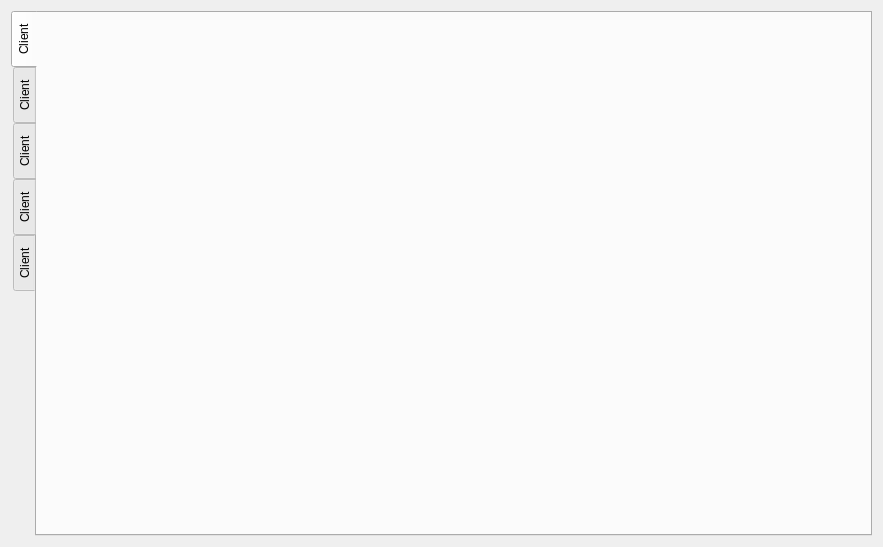
<?xml version="1.0" encoding="UTF-8"?>
<ui version="4.0">
 <class>Coquille</class>
 <widget class="QWidget" name="Coquille">
  <property name="geometry">
   <rect>
    <x>0</x>
    <y>0</y>
    <width>883</width>
    <height>547</height>
   </rect>
  </property>
  <property name="sizePolicy">
   <sizepolicy hsizetype="Preferred" vsizetype="Preferred">
    <horstretch>0</horstretch>
    <verstretch>0</verstretch>
   </sizepolicy>
  </property>
  <property name="windowTitle">
   <string>Tarot virtuel - Coquille</string>
  </property>
  <layout class="QGridLayout" name="gridLayout">
   <item row="0" column="0">
    <widget class="QTabWidget" name="onglets">
     <property name="tabPosition">
      <enum>QTabWidget::West</enum>
     </property>
     <property name="currentIndex">
      <number>0</number>
     </property>
     <property name="elideMode">
      <enum>Qt::ElideNone</enum>
     </property>
     <property name="movable">
      <bool>true</bool>
     </property>
     <widget class="QWidget" name="tab0">
      <attribute name="title">
       <string>Client</string>
      </attribute>
      <layout class="QGridLayout" name="gridLayout_2">
       <item row="0" column="0">
        <widget class="ClientGraphique" name="widget" native="true"/>
       </item>
      </layout>
     </widget>
     <widget class="QWidget" name="tab1">
      <attribute name="title">
       <string>Client</string>
      </attribute>
      <layout class="QGridLayout" name="gridLayout_3">
       <item row="0" column="0">
        <widget class="ClientGraphique" name="widget_2" native="true"/>
       </item>
      </layout>
     </widget>
     <widget class="QWidget" name="tab2">
      <attribute name="title">
       <string>Client</string>
      </attribute>
      <layout class="QGridLayout" name="gridLayout_4">
       <item row="0" column="0">
        <widget class="ClientGraphique" name="widget_3" native="true"/>
       </item>
      </layout>
     </widget>
     <widget class="QWidget" name="tab3">
      <attribute name="title">
       <string>Client</string>
      </attribute>
      <widget class="ClientGraphique" name="widget_4" native="true">
       <property name="geometry">
        <rect>
         <x>9</x>
         <y>9</y>
         <width>591</width>
         <height>435</height>
        </rect>
       </property>
      </widget>
     </widget>
     <widget class="QWidget" name="tab4">
      <attribute name="title">
       <string>Client</string>
      </attribute>
      <layout class="QGridLayout" name="gridLayout_5">
       <item row="0" column="0">
        <widget class="ClientGraphique" name="widget_5" native="true"/>
       </item>
      </layout>
     </widget>
    </widget>
   </item>
  </layout>
 </widget>
 <customwidgets>
  <customwidget>
   <class>ClientGraphique</class>
   <extends>QWidget</extends>
   <header>client_graphique.hpp</header>
   <container>1</container>
  </customwidget>
 </customwidgets>
 <resources/>
 <connections/>
</ui>
